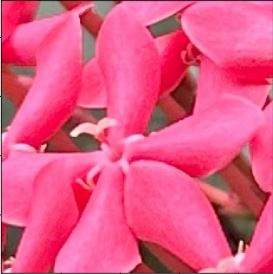
%> input picture LabAct5/flower.jpg, 273 x 274 px
$ octave Laboratory_Activity_5_MATLAB_Parameter_Modification.m   (GNU Octave 9; MATLAB toolbox functions it lacks are replaced by stand-ins)
%> lines starting %> are read from the running program, lines starting %| are printed output that depends on the picture; in (x1, y1, x2, y2) boxes, pixels count from 0 and x2, y2 are one past the last pixel; in counts of white or black regions, pixels touching at a corner belong together; the program's own positions count from 1
img = imread('flower.jpg');
%> img is the input picture: size 274x273x3 uint8; mean R, G, B 228.6, 86.6, 133.4
grayImg = rgb2gray(img);
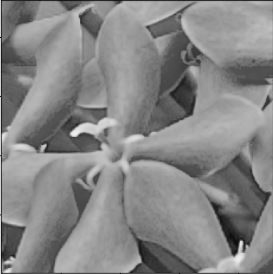
%> grayImg: size 274x273 uint8; min 8, max 243, mean 134.4


% % Paramter Modifications

img_noise = imnoise(grayImg,'salt & pepper', 0.09);
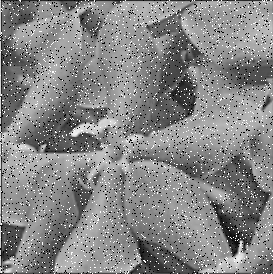
%> img_noise: size 274x273 uint8; min 0, max 255, mean 133.8
level = multithresh(img_noise);
%> level = 117
seg_img = imquantize(img_noise,level);
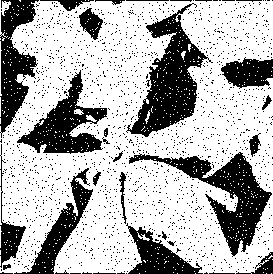
%> seg_img: size 274x273 double; values 1 (black) and 2 (white), 68.9% white; 1796 black regions (1770 under 20 px), largest, box (x1, y1, x2, y2) and area: (126, 3, 213, 137) 4407, (129, 152, 272, 257) 3986, (17, 70, 107, 154) 2851

figure(6);
imshowpair(img_noise,seg_img,'montage');
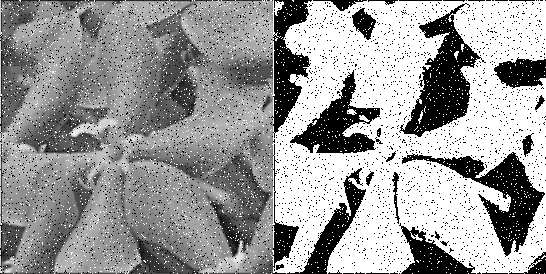
%> displayed picture: size 274x546, on the screen's scale of 0 to 255; min 0, max 255, mean 154.7
title('Original Image (left) and Segmented Image with noise (right)');

RGB = imread('flower.jpg');
L = imsegkmeans(RGB,2); B = labeloverlay(RGB,L);
%> after `L = imsegkmeans(RGB,2)`:
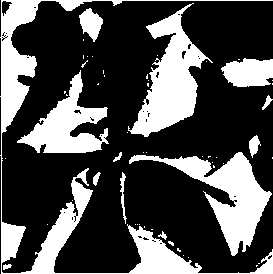
%> L: size 274x273 uint8; values 1 (black) and 2 (white), 30.2% white; 55 white regions (42 under 20 px), largest, box (x1, y1, x2, y2) and area: (0, 0, 273, 274) 8198, (128, 3, 213, 137) 4616, (129, 152, 272, 256) 4382
%> after `B = labeloverlay(RGB,L)`:
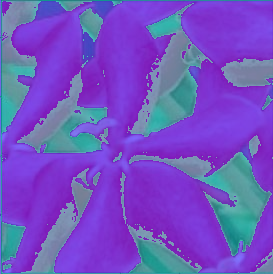
%> B: size 274x273x3 uint8; mean R, G, B 114.6, 82.1, 194.4

figure(7);
imshow(B);
title('Labeled Image');

wavelength = 2.^(0:5) * 3;
orientation = 0:45:135;
%> (the run ends here)
